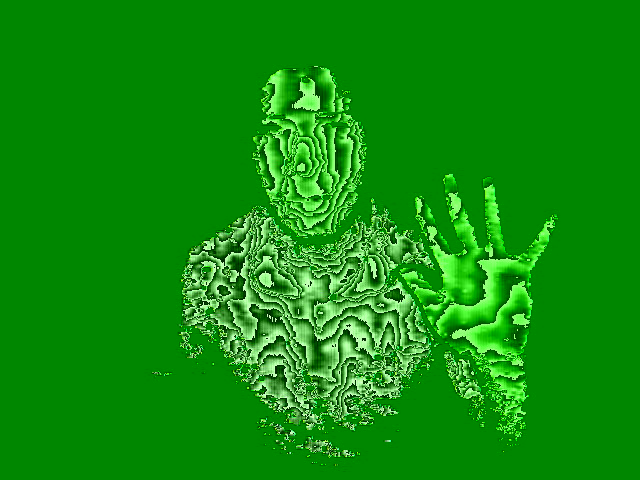
#> input picture dados/exemplos/profundidade.jpg, 640 x 480 px
$ python canny_profundidade.py
#> lines starting #> are read from the running program, lines starting #| are printed output that depends on the picture; after the words box and inside, x2 and y2 are one past the last pixel; in counts of white or black regions, pixels touching at a corner belong together
import cv2
from pathlib import Path

DADOS = Path(__file__).resolve().parent.parent / "dados"

def process_depth_canny(depth_image_path):
    # Leer la imagen de profundidad
#> called with depth_image_path = 'dados/exemplos/profundidade.jpg'
    depth_image = cv2.imread(depth_image_path, cv2.IMREAD_UNCHANGED)
#> depth_image is the input picture: shape (480, 640, 3); mean B, G, R 12.5, 143.5, 15.3

    # Aplicar Canny
    depth_canny = cv2.Canny(depth_image, 100, 200)
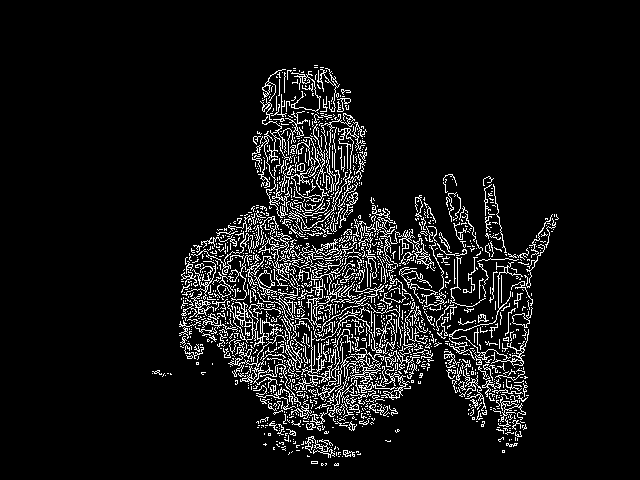
#> depth_canny: shape (480, 640); 7.6% white in thin lines or dots, all inside (x1, y1, x2, y2) = (152, 65, 559, 466)

    # Guardar la imagen resultante
    cv2.imwrite('depth_canny.jpg', depth_canny)

if __name__ == '__main__':
    process_depth_canny(str(DADOS / 'exemplos' / 'profundidade.jpg'))
